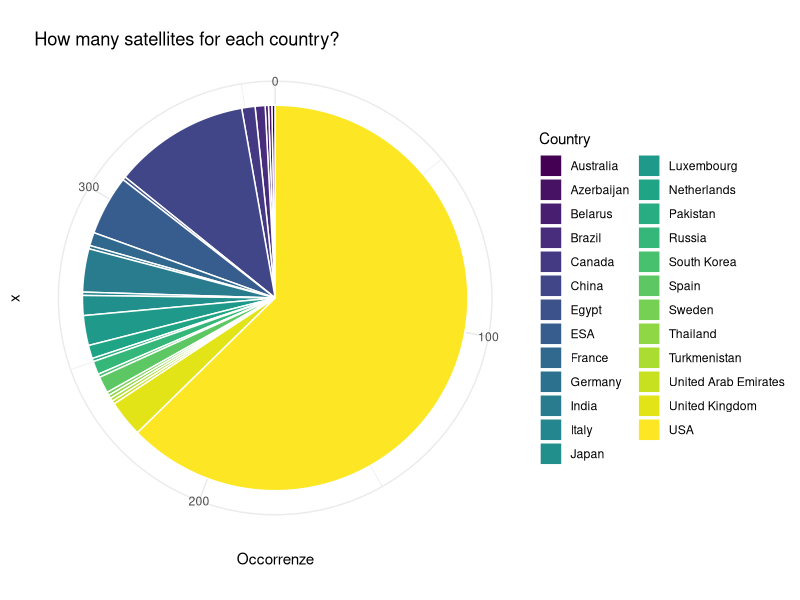
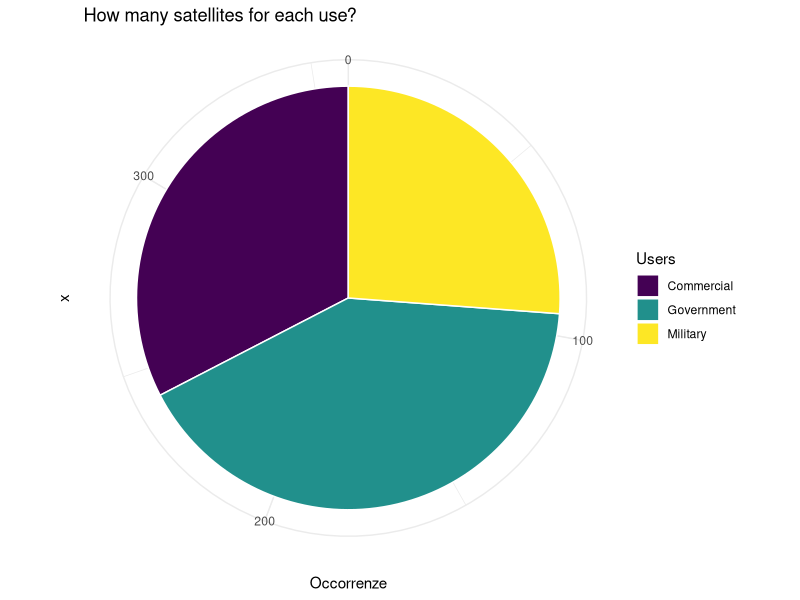
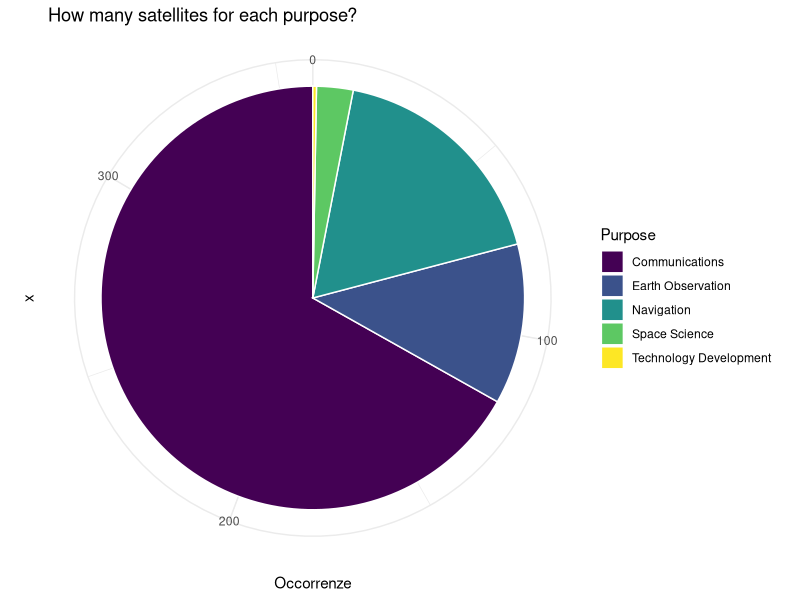
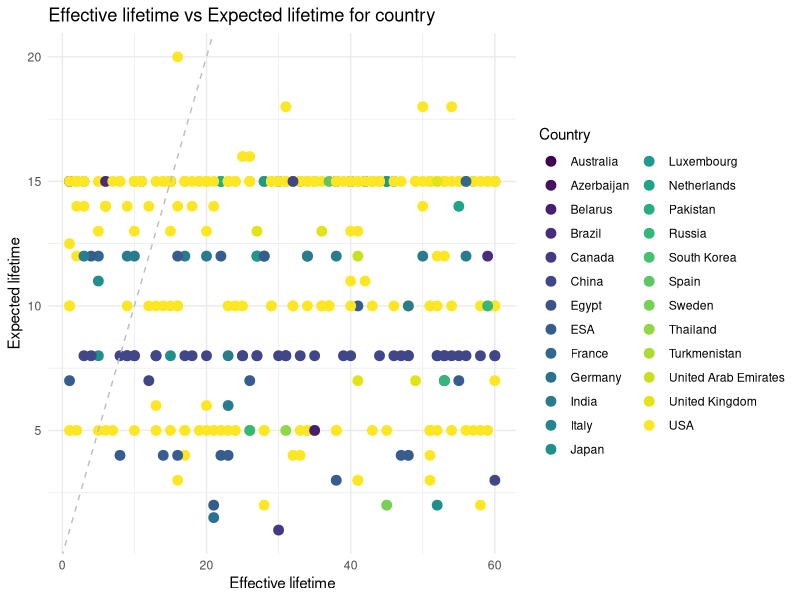

R code for these plots, in order: (Note: this script raises an error after producing the figures.)
library(readxl)
data <- read_excel("../Dataset/Data_Satellites.xlsx", col_names = TRUE)

# Per i grafici tolgo Multinational
Id <- data$Country!='Multinational'
data <- data[Id, ]

#install.packages("png")
library(png)

# Install required package for generating plot
install.packages("ggplot2")
library(ggplot2)

##### Grafico a torta per numero di satelliti in ogni paese 

Stati <- unique(data$Country)

Occorrenze <- table(data$Country)
df <- as.data.frame(Occorrenze)

ggplot(df, aes(x = "", y = Occorrenze, fill = Var1)) +
  geom_bar(stat = "identity", width = 1, color = "white") +
  coord_polar("y") +
  theme_minimal() +
  scale_fill_viridis_d()+
  labs(title = "How many satellites for each country?", fill = "Country")


##### Grafico a torta per users
Occorrenze <- table(data$Users)
df <- as.data.frame(Occorrenze)

ggplot(df, aes(x = "", y = Occorrenze, fill = Var1)) +
  geom_bar(stat = "identity", width = 1, color = "white") +
  coord_polar("y") +
  theme_minimal() +
  scale_fill_viridis_d()+
  labs(title = "How many satellites for each use?", fill = 'Users')

##### Grafico a torta per Purpose

Occorrenze <- table(data$Purpose)
df <- as.data.frame(Occorrenze)

ggplot(df, aes(x = "", y = Occorrenze, fill = Var1)) +
  geom_bar(stat = "identity", width = 1, color = "white") +
  coord_polar("y") +
  theme_minimal() +
  scale_fill_viridis_d()+
  labs(title = "How many satellites for each purpose?", fill = 'Purpose')


x1 = sample(1:60, 359, replace = T)

############ Expected Life vs Effective life for country
#x1 <- data$`Effective Lifetime`
y1 <- data$`Expected Lifetime`
Paesi <- data$Country

df <- data.frame(x1,y1,Paesi)

# Crea lo scatterplot
ggplot(df, aes(x = x1, y = y1, color = Paesi)) +
  geom_point(size = 3) +
  geom_abline(intercept = 0, slope = 1, linetype = "dashed", color = "gray") +
  scale_colour_viridis_d()+
  theme_minimal()+
  labs(title = "Effective lifetime vs Expected lifetime for country",
       x = "Effective lifetime",
       y = "Expected lifetime",
       color = "Country") 


############ Expected Life vs Effective life for Users
#x1 <- data$`Effective Lifetime`
y1 <- data$`Expected Lifetime`
Users <- data$Users

df <- data.frame(x1,y1,Purpose)


# Crea lo scatterplot
ggplot(df, aes(x = x1, y = y1, shape = Users, color = Users)) +
  geom_point(size = 3) +
  geom_abline(intercept = 0, slope = 1, linetype = "dashed", color = "gray") +
  scale_colour_viridis_d()+
  theme_minimal()+
  labs(title = "Effective lifetime vs Expected lifetime for users",
       x = "Effective lifetime",
       y = "Expected lifetime") 


############ Expected Life vs Effective life for Purpose
#x1 <- data$`Effective Lifetime`
y1 <- data$`Expected Lifetime`
Purpose <- data$Purpose

df <- data.frame(x1,y1,Purpose)


# Crea lo scatterplot
ggplot(df, aes(x = x1, y = y1, shape = Purpose, color = Purpose)) +
  geom_point(size = 3) +
  geom_abline(intercept = 0, slope = 1, linetype = "dashed", color = "gray") +
  scale_colour_viridis_d()+
  theme_minimal()+
  labs(title = "Effective lifetime vs Expected lifetime for purpose",
       x = "Effective lifetime",
       y = "Expected lifetime") 


###### per salvare immagine

# Save plot as PNG image
png(filename = "GraficoEsempio.png",
    width = 800,
    height = 600,
    units = "px",
    pointsize = 12,
    bg = "white")
print(plot)
dev.off()